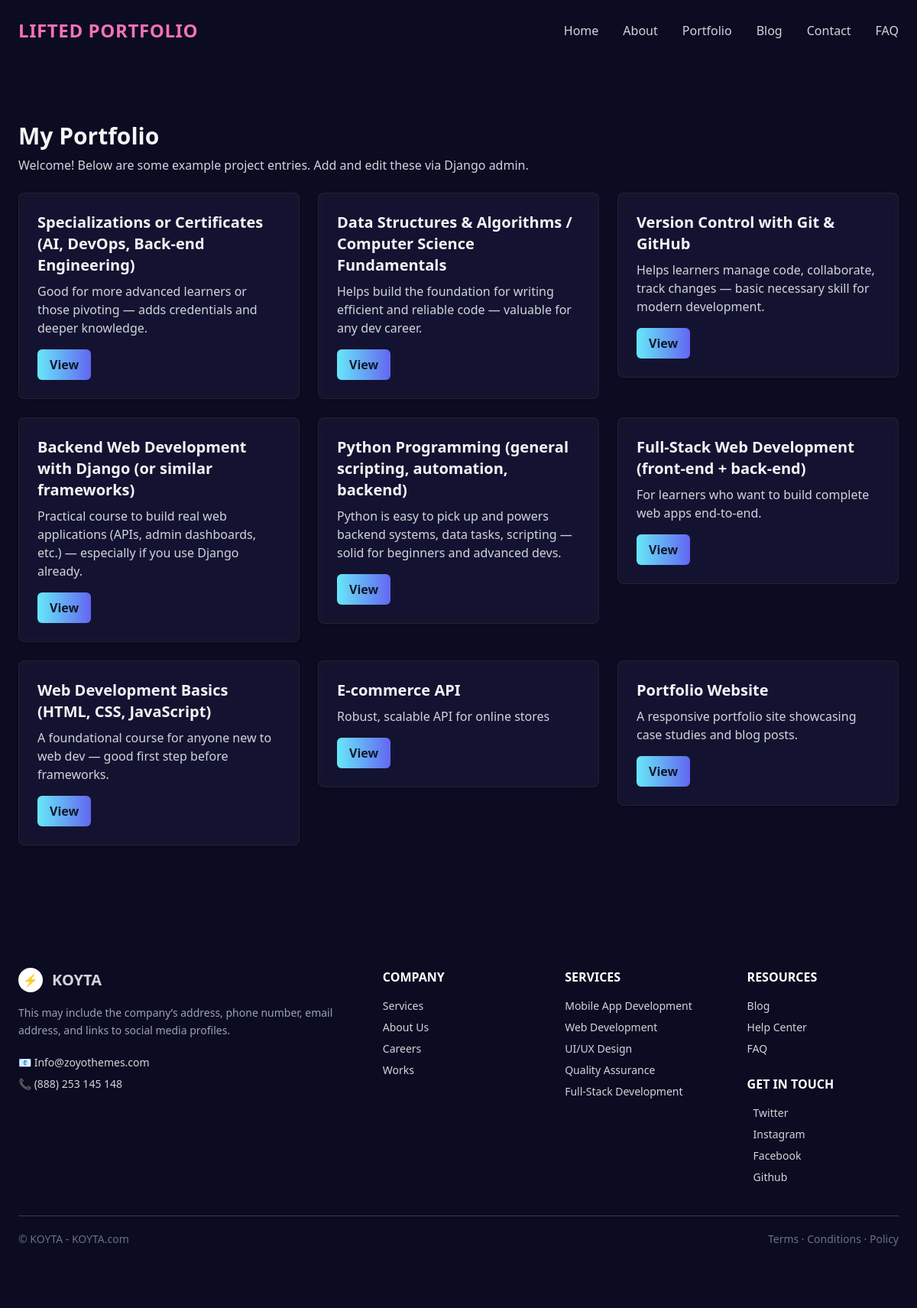
The page /portfolio/ on the database its author committed.
### pot/models.py (models this page shows, shortened)
class Project(models.Model):
	title = models.CharField(max_length=200)
	description = models.TextField(blank=True)
	link = models.URLField(blank=True, null=True)
	created_at = models.DateTimeField(auto_now_add=True)

### pot/views.py (the view)
# urls.py: path('portfolio/', views.portfolio, name='portfolio'),
def portfolio(request):
	projects = Project.objects.all().order_by('-created_at')
	return render(request, 'pot/portfolio.html', {'projects': projects})

### pot/templates/pot/portfolio.html (shortened to what this page needs)
{% extends 'pot/base.html' %}
{% block content %}
  <div class="max-w-screen-xl px-6 mx-auto py-8">
    <div class="mb-6">
      <h1 class="text-3xl font-bold text-gray-100">My Portfolio</h1>
      <p class="text-gray-300 mt-2">Welcome! Below are some example project entries. Add and edit these via Django admin.</p>
    </div>
    <div class="mt-6 grid grid-cols-1 md:grid-cols-3 gap-6">
    {% if projects %}
      {% for project in projects %}
        <div>
          <div class="glass p-6 rounded-lg shadow hover:shadow-lg">
            <h5 class="text-xl font-semibold text-gray-100">{{ project.title }}</h5>
            <p class="text-gray-300 mt-2 mb-4">{{ project.description|truncatewords:30 }}</p>
            {% if project.link %}
              <a class="inline-block px-4 py-2 rounded-md bg-gradient-to-r from-cyan-300 to-indigo-500 text-gray-900 font-semibold" href="{{ project.link }}" target="_blank">View</a>
            {% endif %}
          </div>
        </div>
      {% endfor %}
    {% else %}
      <div class="col-span-full text-center text-gray-300">No projects yet — add some through the admin at <code>/admin/</code>.</div>
    {% endif %}
    </div>
  </div>
{% endblock %}

### pot/templates/pot/base.html (style rules this page uses)
.glass { background: rgba(255,255,255,0.04); border: 1px solid rgba(255,255,255,0.06); backdrop-filter: blur(8px) saturate(140%); -webkit-backdrop-filter: blur(8px) saturate(140%); }

### rows shown on the page
Project: title "Specializations or Certificates (AI, DevOps, Back-end Engineering)", description "Good for more advanced learners or those pivoting — adds credentials and deeper knowledge."
Project: title "Data Structures & Algorithms / Computer Science Fundamentals", description "Helps build the foundation for writing efficient and reliable code — valuable for any dev career."
Project: title "Version Control with Git & GitHub", description "Helps learners manage code, collaborate, track changes — basic necessary skill for modern development."
Project: title "Backend Web Development with Django (or similar frameworks)", description "Practical course to build real web applications (APIs, admin dashboards, etc.) — especially if you use Django already."
Project: title "Python Programming (general scripting, automation, backend)", description "Python is easy to pick up and powers backend systems, data tasks, scripting — solid for beginners and advanced devs."
Project: title "Full-Stack Web Development (front-end + back-end)", description "For learners who want to build complete web apps end-to-end."
Project: title "Web Development Basics (HTML, CSS, JavaScript)", description "A foundational course for anyone new to web dev — good first step before frameworks."
Project: title "E-commerce API", description "Robust, scalable API for online stores"
Project: title "Portfolio Website", description "A responsive portfolio site showcasing case studies and blog posts."
